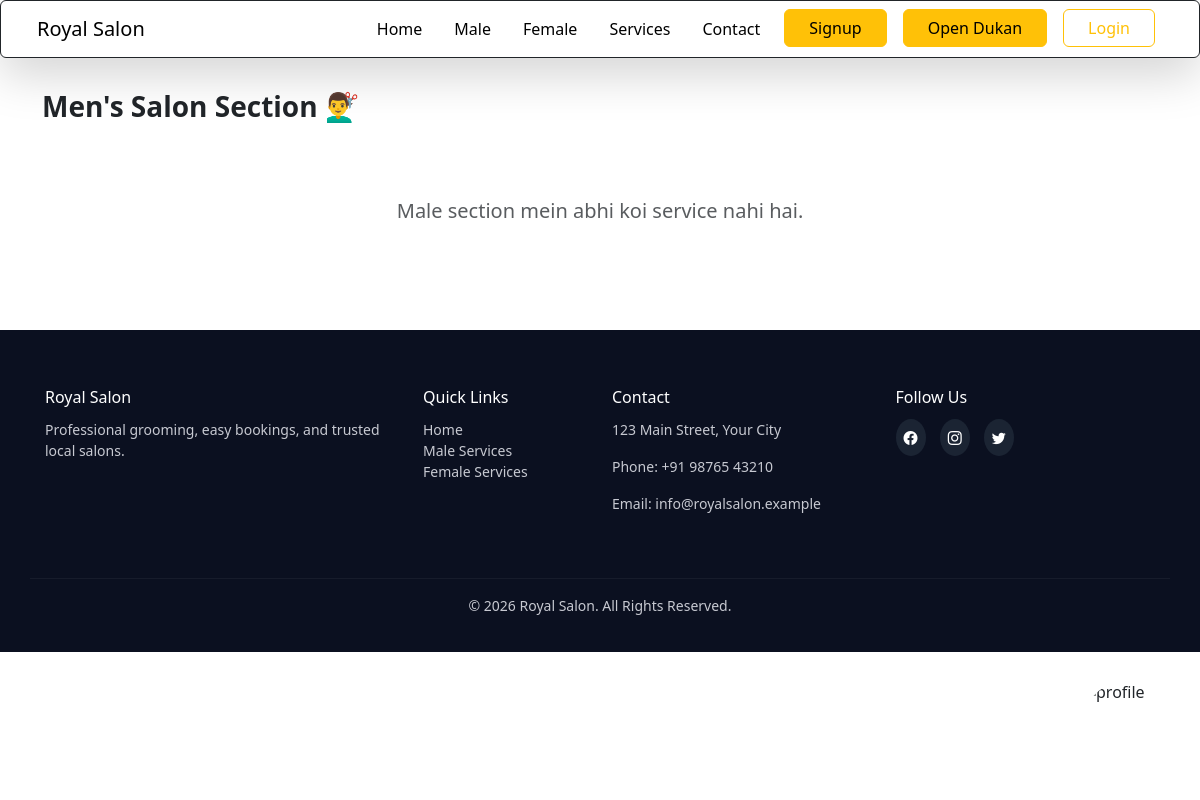
/shopkeeper/maleservice/, run on an earlier commit of the app's database.
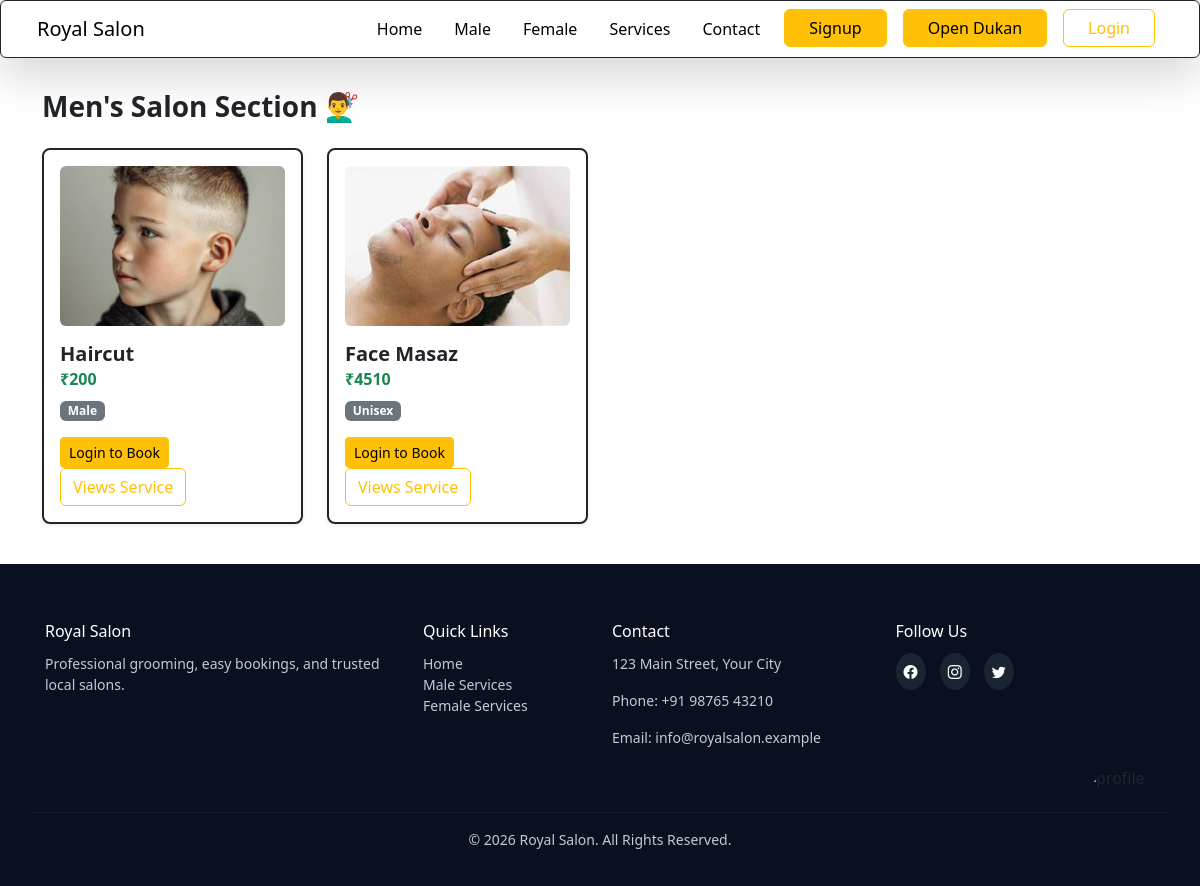
And on a later commit of the database.
### shopkeeper/models.py (models this page shows, shortened)
class SalonService(models.Model):
    salon = models.ForeignKey(Salon, on_delete=models.CASCADE, related_name="services")
    GENDER_CHOICES = [
        ('male', 'Male Only'),
        ('female', 'Female Only'),
        ('unisex', 'Unisex (Both)'),
    ]
    name = models.CharField(max_length=100)
    image = models.ImageField(upload_to='service_images/')
    price = models.IntegerField()
    is_active = models.BooleanField(default=True)
    target_gender = models.CharField(
        max_length=10,
        choices=GENDER_CHOICES,
        default='unisex'
    )

### shopkeeper/views.py (the view)
# urls.py: path('maleservice/', views.male_section, name='male_section'),
def male_section(request):
    male_service = SalonService.objects.filter(target_gender__in=['male', 'unisex'])
    current_booking = None
    if request.user.is_authenticated and hasattr(request.user, 'is_customer') and request.user.is_customer:
        current_booking = QueueEntry.objects.filter(customer=request.user, status='waiting').select_related('service').first()
    context = {
        'services': male_service,
        'current_booking': current_booking,
    }
    return render(request, 'shopkeeper/maleservice.html', context)

### templates/shopkeeper/maleservice.html (shortened to what this page needs)
{% extends 'main.html' %}
{% load static %}
{% block extra_css %}
<link rel="stylesheet" href="{% static 'css/maleservice.css' %}">
{% endblock %}
{% block content %}
<div class="container mt-5">
    <h3 class="fw-bold text-dark mb-4">Men's Salon Section 💇‍♂️</h3>
    <div class="row g-4">
        {% for service in services %}
            <div class="col-12 id-sm-6 col-md-4 col-lg-3">
                <div class="card h-100 border border-dark border-2 rounded-3 p-3 bg-white shadow-sm">
                    <div class="text-center mb-3">
                        {% if service.image %}
                            <img src="{{ service.image.url }}" alt="{{ service.name }}" class="img-fluid rounded service-image" style="height: 160px; object-fit: cover; width: 100%;">
                        {% else %}
                            <img src="{% static 'images/assets/OIP (2).jpg' %}" alt="Default Service" class="img-fluid rounded service-image" style="height: 160px; object-fit: cover; width: 100%;">
                        {% endif %}
                    </div>
                    <div class="card-body p-0">
                        <h5 class="fw-bold text-dark mb-1">{{ service.name }}</h5>
                        <h6 class="text-success fw-bold mb-2">₹{{ service.price }}</h6>
                        <span class="badge bg-secondary text-capitalize small">{{ service.target_gender }}</span>
                        <div class="mt-3">
                            {% if user.is_authenticated and user.is_customer %}
                                {% if current_booking and current_booking.service.id == service.id %}
                                    <a href="{% url 'leave_queue' service.id %}" class="btn btn-outline-danger btn-sm">Leave Queue</a>
                                {% elif current_booking %}
                                    <button class="btn btn-secondary btn-sm" disabled>Booked Elsewhere</button>
                                {% else %}
                                    <a href="{% url 'join_queue' service.id %}" class="btn btn-warning btn-sm">Book Sit</a>
                                {% endif %}
                            {% else %}
                                <a href="{% url 'login' %}" class="btn btn-warning btn-sm">Login to Book</a>
                            {% endif %}
                            <a href="{% url 'about_service_page' service.id %}" class="btn btn-outline-warning">Views Service</a>
                        </div>
                    </div>
                </div>
            </div>
        {% empty %}
            <div class="col-12 text-center py-5">
                <p class="text-muted fs-5">Male section mein abhi koi service nahi hai.</p>
            </div>
        {% endfor %}
    </div>
</div>
{% endblock %}

### templates/main.html (shortened to what this page needs)
{% load static %}
<!doctype html>
<html lang="en">
  <head>
    <link
      href="https://cdn.jsdelivr.net/npm/bootstrap@5.3.3/dist/css/bootstrap.min.css"
      rel="stylesheet"
    />
    <link
      rel="stylesheet"
      href="https://cdn.jsdelivr.net/npm/bootstrap-icons@1.11.3/font/bootstrap-icons.min.css"
    />
    <link rel="stylesheet" href="{% static 'css/main.css' %}" />
    {% block extra_css %}{% endblock %}
  </head>
  <body>
    <nav
      class="navbar navbar-expand-lg custom-navbar px-4 border border-dark rounded shadow-lg"
    >
      <div class="container-fluid">
        <a class="navbar-brand logo-text" href="{% url 'home' %}"
          >Royal Salon</a
        >
        <div class="collapse navbar-collapse justify-content-end"
          id="navbarNav">
          <ul class="navbar-nav align-items-start">
            <li class="nav-item mx-2">
              <a class="nav-link active" href="{% url 'home' %}">Home</a>
            </li>
            <li class="nav-item mx-2">
              <a class="nav-link" href="{% url 'male_section' %}">Male</a>
            </li>
            <li class="nav-item mx-2">
              <a class="nav-link" href="{% url 'female_section' %}">Female</a>
            </li>
            <li class="nav-item mx-2">
              <a class="nav-link" href="#">Services</a>
            </li>
            <li class="nav-item mx-2">
              <a class="nav-link" href="#">Contact</a>
            </li>
            <li class="nav-item mx-2">
              <a
                href="#"
                class="btn btn-warning px-4"
                data-bs-toggle="modal"
                data-bs-target="#signupModal"
                >Signup</a
              >
            </li>
            <li class="nav-item mx-2">
              {% if user.is_authenticated and user.is_shopkeeper %}
                  {% if has_salon %}
                    <a href="{% url 'salon_detail' %}" class="btn btn-success">
                     View Dukan</a>
                  {% else %}
                    <a href="#" class="btn btn-warning px-4" data-bs-toggle="modal" data-bs-target="#salonModal">Open Dukan</a>
                  {% endif %}
              {% else %}
                    <a href="#" class="btn btn-warning px-4" data-bs-toggle="modal" data-bs-target="#salonModal">Open Dukan</a>
              {% endif %}
            </li>
            <li class="nav-item mx-2">
              {% if user.is_authenticated %}
              <a href="{% url 'logout' %}" class="btn btn-warning px-4"
                >Logout</a
              >
              {% else %}
              <a href="#" class="btn btn-outline-warning px-4" data-bs-toggle="modal" data-bs-target="#loginModal" >Login</a>
              {% endif %}
            </li>
          </ul>
        </div>
      </div>
    </nav>
    <div class="container-fluid p-0">{% block content %} {% endblock %}</div>
    {% if user.is_authenticated %}
    <a href="{% url 'profile' %}"
      ><img
        src="https://www.pngall.com/wp-content/uploads/5/Profile-Avatar-PNG.png"
        alt="profile"
        class="profile"
    /></a>
    {% else %}
    <img
      src="https://tse4.mm.bing.net/th/id/OIP.rduejmRCM5bT5oa59AxaWwHaHa?r=0&pid=Api&P=0&h=180"
      alt="profile"
      class="static-profile"
      style="border-radius: 50px"
    />
    {% endif %}
    <footer class="site-footer">
      <div class="footer-top container">
        <div class="row">
          <div class="col-md-4 footer-col">
            <h5>Royal Salon</h5>
            <p>
              Professional grooming, easy bookings, and trusted local salons.
            </p>
          </div>
          <div class="col-md-2 footer-col">
            <h5>Quick Links</h5>
            <ul class="list-unstyled">
              <li><a href="{% url 'home' %}">Home</a></li>
              <li><a href="{% url 'male_section' %}">Male Services</a></li>
              <li><a href="{% url 'female_section' %}">Female Services</a></li>
            </ul>
          </div>
          <div class="col-md-3 footer-col">
            <h5>Contact</h5>
            <p>123 Main Street, Your City</p>
            <p>Phone: +91 98765 43210</p>
            <p>Email: info@royalsalon.example</p>
          </div>
          <div class="col-md-3 footer-col">
            <h5>Follow Us</h5>
            <div class="social-icons">
              <a href="#" aria-label="facebook"
                ><i class="bi bi-facebook"></i
              ></a>
              <a href="#" aria-label="instagram"
                ><i class="bi bi-instagram"></i
              ></a>
              <a href="#" aria-label="twitter"><i class="bi bi-twitter"></i></a>
            </div>
          </div>
        </div>
      </div>
      <div class="footer-bottom container text-center">
        <p>© 2026 Royal Salon. All Rights Reserved.</p>
      </div>
    </footer>
  </body>
</html>

### static/css/main.css (style rules this page uses)
* { margin: 0; padding: 0; }
.nav-link { color: black !important; }
.custom-navbar { position: fixed; top: 0; width: 100%; z-index: 1000; background-color: white; }
body { margin-top: 90px; }
.profile, .static-profile { position: fixed; height: 100px; width: 100px; right: 20px; bottom: 20px; z-index: 999; }
.site-footer { background: #0b1020; color: #dcdfe6; padding: 40px 0 20px; margin-top: 40px; }
.site-footer h5 { color: #fff; margin-bottom: 12px; font-size: 16px; }
.site-footer p, .site-footer a, .site-footer li { color: #c7c9d1; font-size: 14px; }
.site-footer a { text-decoration: none; }
.site-footer .footer-top { padding: 18px 15px; }
.site-footer .footer-col { margin-bottom: 18px; }
.site-footer .social-icons a { margin-right:10px; color:#fff; background:#1b2433; padding:8px; border-radius:50%; display:inline-block; }
.site-footer .footer-bottom { padding-top:16px; border-top:1px solid rgba(255,255,255,0.05); margin-top:12px; font-size:14px; }

### static/css/maleservice.css (style rules this page uses)
* { margin: 0; padding: 0; }
.service-image { height: 150px; width: 200px; }

What changed in the data, as far as the page shows it:
added SalonService: image (picture), name "Haircut", price "200", target_gender "Male"
added SalonService: image (picture), name "Face Masaz", price "4510", target_gender "Unisex"
Also different on the page:
text no longer shown: "Male section mein abhi koi service nahi hai."
